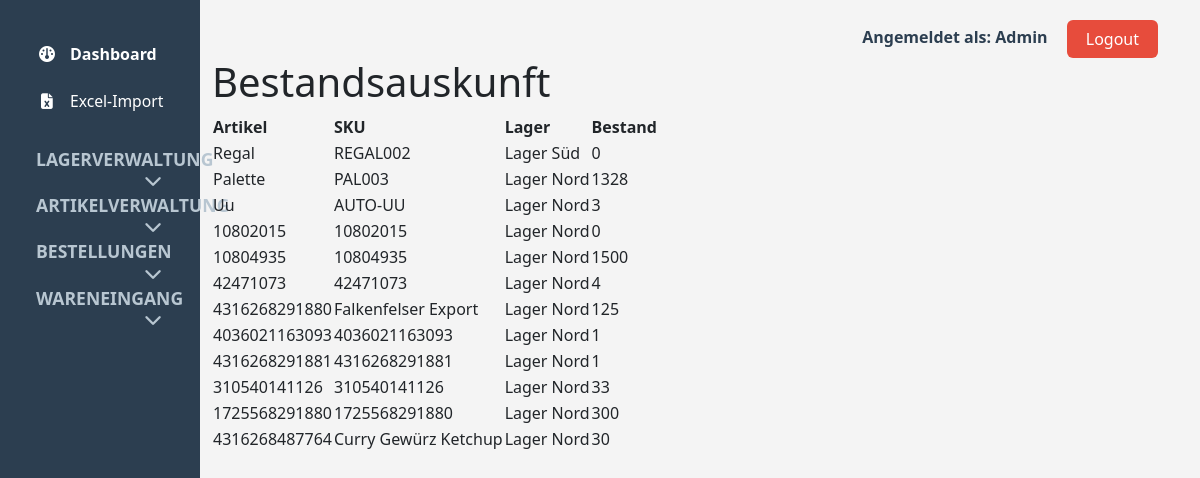
Screenshot of /bestandsauskunft/ (signed in) with the database file from the repository.
### viastore_app/models.py (models this page shows, shortened)
class Item(models.Model):
	name = models.CharField(max_length=100)
	sku = models.CharField(max_length=50, unique=True)
	quantity = models.PositiveIntegerField(default=0)
	warehouse = models.ForeignKey(Warehouse, on_delete=models.CASCADE, related_name='items')

class Warehouse(models.Model):
	name = models.CharField(max_length=100)
	location = models.CharField(max_length=200)

### viastore_app/views.py (the view)
# urls.py: path("bestandsauskunft/", stock_info, name="stock_info"),
@login_required
def stock_info(request):
	items = Item.objects.select_related('warehouse').all()
	return render(request, "stock_info.html", {"items": items, "title": "Bestandsauskunft"})

### viastore_app/templates/stock_info.html
{% extends "base.html" %}
{% block content %}
    <div class="stockbox">
        <h1>{{ title }}</h1>
        <table>
            <tr>
                <th>Artikel</th>
                <th>SKU</th>
                <th>Lager</th>
                <th>Bestand</th>
            </tr>
            {% for item in items %}
            <tr>
                <td>{{ item.name }}</td>
                <td>{{ item.sku }}</td>
                <td>{{ item.warehouse.name }}</td>
                <td>{{ item.quantity }}</td>
            </tr>
            {% empty %}
            <tr><td colspan="4">Keine Artikel vorhanden.</td></tr>
            {% endfor %}
        </table>
    </div>
{% endblock %}

### viastore_app/templates/base.html (shortened to what this page needs)
<!DOCTYPE html>
<html lang="de">
<head>
    <link href="https://cdn.jsdelivr.net/npm/bootstrap@5.3.2/dist/css/bootstrap.min.css" rel="stylesheet">
    <link rel="stylesheet" href="https://cdnjs.cloudflare.com/ajax/libs/font-awesome/6.4.2/css/all.min.css">
</head>
<body>
<div class="container-fluid">
    <div class="row">
        {% block sidebar %}
            <nav class="col-2 sidebar">
                <div class="menu-group">
                    <a href="/" class="{% if request.path == '/' %}active{% endif %}"><i class="fa-solid fa-gauge"></i> Dashboard</a>
                    <div class="submenu" style="margin-left:0;">
                        <a href="/import-excel/" class="{% if request.path == '/import-excel/' %}active{% endif %}"><i class="fa-solid fa-file-excel"></i> Excel-Import</a>
                    </div>
                </div>
                <div class="menu-group">
                    <div class="menu-title" data-bs-toggle="collapse" data-bs-target="#collapseLager" style="cursor:pointer;">Lagerverwaltung <i class="fa fa-chevron-down float-end"></i></div>
                </div>
                <div class="menu-group">
                    <div class="menu-title" data-bs-toggle="collapse" data-bs-target="#collapseArtikel" style="cursor:pointer;">Artikelverwaltung <i class="fa fa-chevron-down float-end"></i></div>
                </div>
                <div class="menu-group">
                    <div class="menu-title" data-bs-toggle="collapse" data-bs-target="#collapseBestellungen" style="cursor:pointer;">Bestellungen <i class="fa fa-chevron-down float-end"></i></div>
                </div>
                <div class="menu-group">
                    <div class="menu-title" data-bs-toggle="collapse" data-bs-target="#collapseWareneingang" style="cursor:pointer;">Wareneingang <i class="fa fa-chevron-down float-end"></i></div>
                </div>
            </nav>
        {% endblock %}
        <main class="col-10">
            <div style="text-align:right; margin-top:20px; margin-right:30px;">
                {% if request.user.is_authenticated %}
                    <span style="margin-right:15px; color:#2c3e50; font-weight:bold;">Angemeldet als: {{ request.user.username }}</span>
                    <a href="/logout/" class="btn" style="background:#e74c3c; color:#fff; padding:6px 18px; font-size:1em;">Logout</a>
                {% else %}
                    <a href="/login/" class="btn" style="background:#2980b9; color:#fff; padding:6px 18px; font-size:1em;">Login</a>
                {% endif %}
            </div>
            {% block content %}{% endblock %}
        </main>
    </div>
</div>
</body>
</body>
</body>
</html>

### viastore_app/templates/base.html (style rules this page uses)
body { background: #f4f4f4; }
.sidebar { min-height: 100vh; background: #2c3e50; color: #fff; padding-top: 30px; }
.sidebar .menu-group { margin-bottom: 20px; }
.sidebar .menu-title { font-size: 1.1em; font-weight: bold; margin: 18px 24px 8px 24px; color: #b8c6d1; text-transform: uppercase; }
.sidebar a { color: #fff; display: flex; align-items: center; gap: 12px; padding: 12px 24px; text-decoration: none; font-weight: bold; border-radius: 4px; }
.sidebar i { min-width: 22px; text-align: center; }
.sidebar .submenu { margin-left: 20px; }
.sidebar .submenu a { font-weight: normal; font-size: 0.98em; }
main.col-10 { min-height: 100vh; }

### rows the page displays
Item: name "Regal", sku "REGAL002", warehouse.name "Lager Süd", quantity "0"
Item: name "Palette", sku "PAL003", warehouse.name "Lager Nord", quantity "1328"
Item: name "Uu", sku "AUTO-UU", warehouse.name "Lager Nord", quantity "3"
Item: name "10802015", sku "10802015", warehouse.name "Lager Nord", quantity "0"
Item: name "10804935", sku "10804935", warehouse.name "Lager Nord", quantity "1500"
Item: name "42471073", sku "42471073", warehouse.name "Lager Nord", quantity "4"
Item: name "4316268291880", sku "Falkenfelser Export", warehouse.name "Lager Nord", quantity "125"
Item: name "4036021163093", sku "4036021163093", warehouse.name "Lager Nord", quantity "1"
Item: name "4316268291881", sku "4316268291881", warehouse.name "Lager Nord", quantity "1"
Item: name "310540141126", sku "310540141126", warehouse.name "Lager Nord", quantity "33"
Item: name "1725568291880", sku "1725568291880", warehouse.name "Lager Nord", quantity "300"
Item: name "4316268487764", sku "Curry Gewürz Ketchup", warehouse.name "Lager Nord", quantity "30"

### other values shown
{{ request.user.username }} "Admin"
{{ title }} "Bestandsauskunft"
